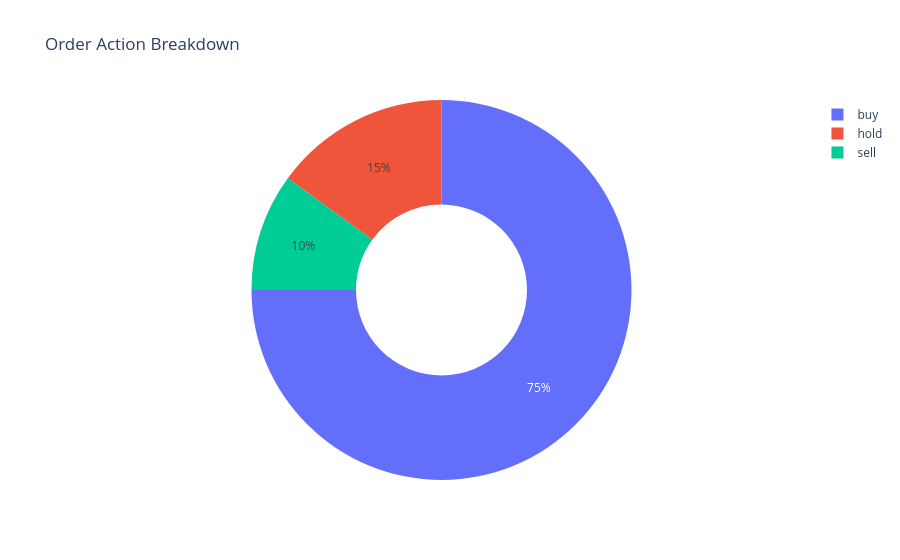

Notebook source saved alongside this figure:
### Markdown cell above
# Buy, Sell, and Hold Breakdown

### Code cell
side_counts = orders["side"].value_counts().reset_index()
side_counts.columns = ["side", "count"]

fig = px.pie(
    side_counts,
    names="side",
    values="count",
    hole=0.45,
    title="Order Action Breakdown",
)
fig.show()

### Figure 1 — Plotly figure (JSON) as saved in the notebook; plotly's stock layout.template omitted (floating-point values rounded to 4 significant figures)
{"data": [{"domain": {"x": [0.0, 1.0], "y": [0.0, 1.0]}, "hole": 0.45, "hovertemplate": "side=%{label}<br>count=%{value}<extra></extra>", "labels": ["buy", "hold", "sell"], "legendgroup": "", "name": "", "showlegend": true, "type": "pie", "values": [15, 3, 2]}], "layout": {"legend": {"tracegroupgap": 0}, "title": {"text": "Order Action Breakdown"}}}
